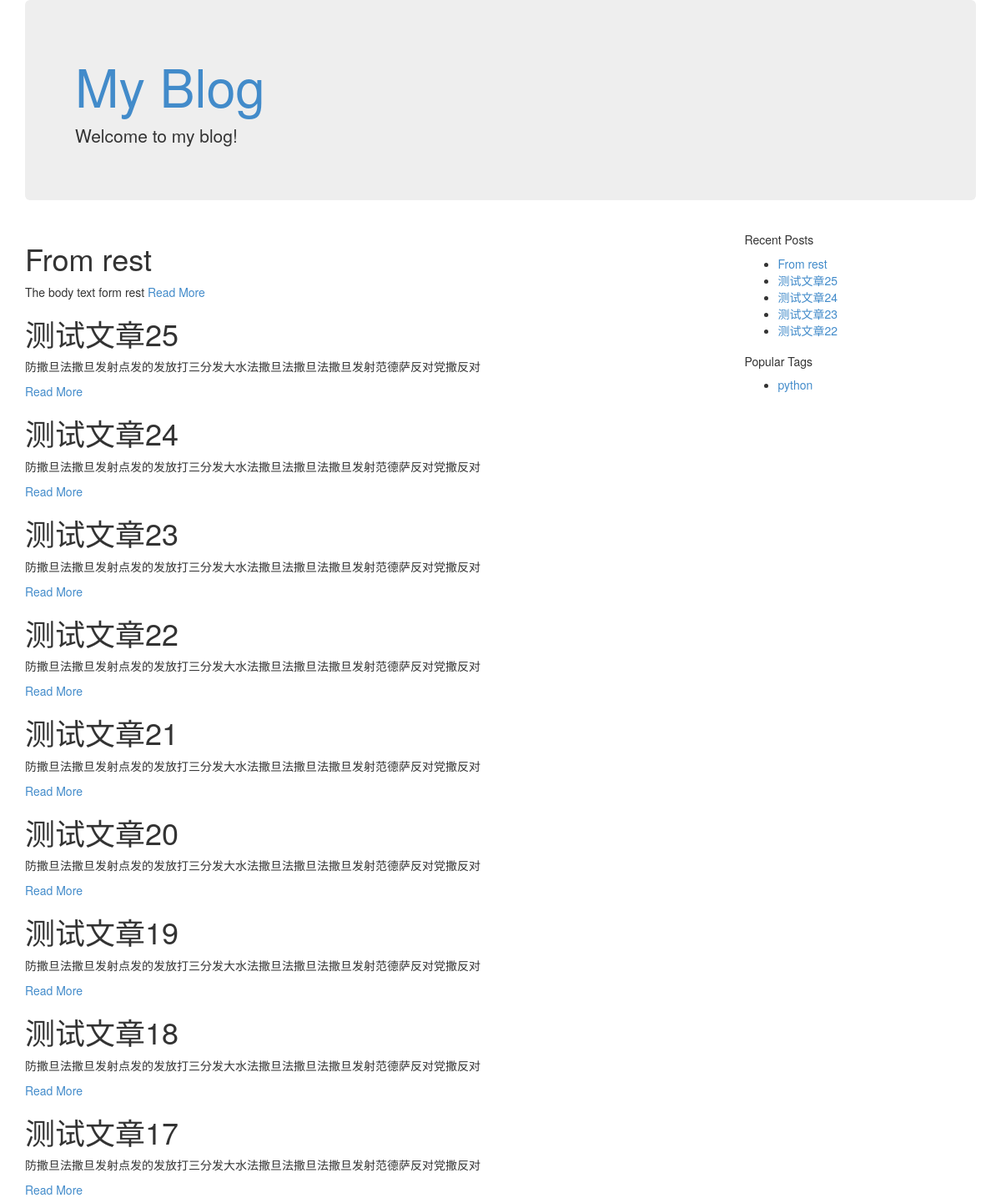
Screenshot of /blog/ with the database file from the repository.
### webapp/models.py (models this page shows, shortened)
class Post(db.Model):
	id = db.Column(db.Integer(), primary_key=True)
	title = db.Column(db.String(255))
	text = db.Column(db.Text())
	publish_date = db.Column(db.DateTime())
	user_id = db.Column(db.Integer(), db.ForeignKey('user.id'))
	comments = db.relationship('Comment', backref='post', lazy='dynamic')
	tags = db.relationship('Tag', secondary=tags, backref=db.backref('posts', lazy='dynamic'))

class Tag(db.Model):
	id = db.Column(db.Integer(), primary_key=True)
	title = db.Column(db.String(255))

### webapp/controllers/blog.py (the view)
@blog_blueprint.route('/')
@blog_blueprint.route('/<int:page>')
def home(page=1):
	posts = Post.query.order_by(Post.publish_date.desc()).paginate(page, 10)
	recent, top_tags = sidebar_data()
	return render_template('blog/home.html', posts=posts, recent=recent, top_tags=top_tags)

### webapp/controllers/blog.py (called while the page is built)
def sidebar_data():
	recent = Post.query.order_by(Post.publish_date.desc()).limit(5).all()
	top_tags = db.session.query(Tag, func.count(tags.c.post_id).label('total')).join(tags).group_by(Tag).order_by(
		desc('total')).limit(5).all()
	return recent, top_tags

### webapp/templates/blog/home.html (shortened to what this page needs)
{% extends "blog/base.html" %}
{% block body %}
<div class="row">
	<div class="col-lg-9">
		{% for post in posts.items %}
			<div class="row">
				<div class="col-lg-12">
					<h1>{{ post.title }}</h1>
				</div>
			</div>
			<div class="row">
				<div class="col-lg-12">
					{{ post.text | truncate(255) | safe }}
					<a href="{{ url_for('.post',post_id=post.id) }}">Read More</a>
				</div>
			</div>
		{% endfor %}
	</div>
	<div class="col-lg-3">
		<div class="row">
			<h5>Recent Posts</h5>
			<ul>
				{% for post in recent %}
					<li><a href="{{ url_for('.post',post_id=post.id) }}">{{ post.title }}</a></li>
				{% endfor %}
			</ul>
		</div>
		<div class="row">
			<h5>Popular Tags</h5>
			<ul>
				{% for tag in top_tags %}
					<li><a href="{{ url_for('.tag',tag_name=tag[0].title) }}">{{ tag[0].title }}</a></li>
				{% endfor %}
			</ul>
		</div>
	</div>
</div>
{% endblock %}

### webapp/templates/blog/base.html (shortened to what this page needs)
<!DOCTYPE html>
<html lang="en">
<head>
	<link rel="stylesheet" href="{{ url_for('static',
			filename='css/bootstrap.min.css') }}">
</head>
<body>
	<div class="container">
		<div class="jumbotron">
			<h1><a href="{{ url_for(".home") }}">My Blog</a></h1>
			<p>Welcome to my blog!</p>
		</div>
		{% block body %}
		{% endblock %}
	</div>
</body>
</html>

### rows the page displays
Post: title "From rest", text "The body text form rest"
Post: title "测试文章25", text "防撒旦法撒旦发射点发的发放打三分发大水法撒旦法撒旦法撒旦发射范德萨反对党撒反对"
Post: title "测试文章24", text "防撒旦法撒旦发射点发的发放打三分发大水法撒旦法撒旦法撒旦发射范德萨反对党撒反对"
Post: title "测试文章23", text "防撒旦法撒旦发射点发的发放打三分发大水法撒旦法撒旦法撒旦发射范德萨反对党撒反对"
Post: title "测试文章22", text "防撒旦法撒旦发射点发的发放打三分发大水法撒旦法撒旦法撒旦发射范德萨反对党撒反对"
Post: title "测试文章21", text "防撒旦法撒旦发射点发的发放打三分发大水法撒旦法撒旦法撒旦发射范德萨反对党撒反对"
Post: title "测试文章20", text "防撒旦法撒旦发射点发的发放打三分发大水法撒旦法撒旦法撒旦发射范德萨反对党撒反对"
Post: title "测试文章19", text "防撒旦法撒旦发射点发的发放打三分发大水法撒旦法撒旦法撒旦发射范德萨反对党撒反对"
Post: title "测试文章18", text "防撒旦法撒旦发射点发的发放打三分发大水法撒旦法撒旦法撒旦发射范德萨反对党撒反对"
Post: title "测试文章17", text "防撒旦法撒旦发射点发的发放打三分发大水法撒旦法撒旦法撒旦发射范德萨反对党撒反对"
Tag: title "python"
